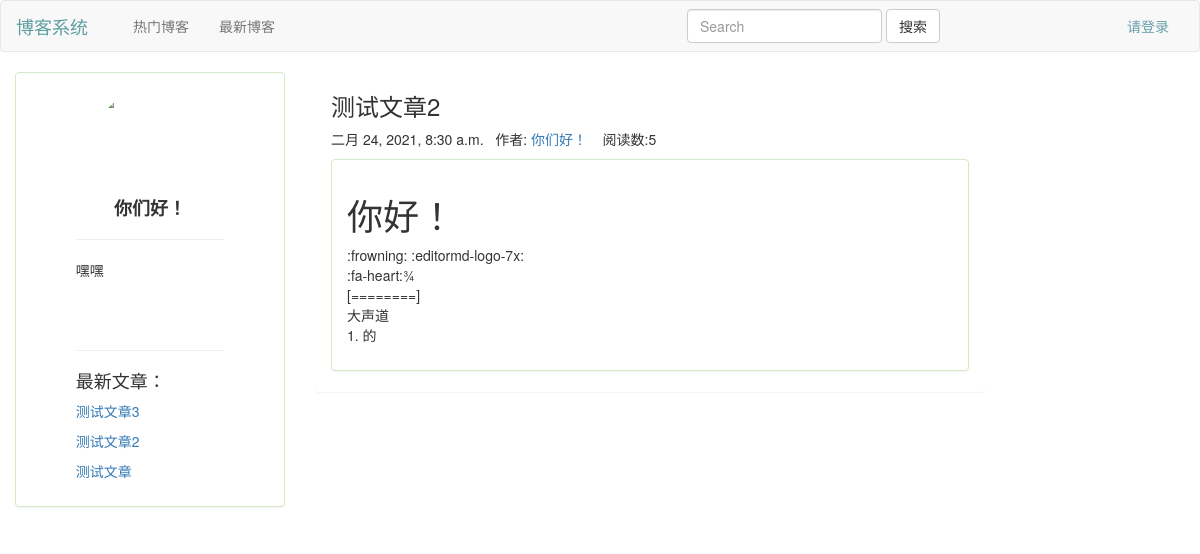
Screenshot of /blog/detail/?blogid=12 with the database file from the repository.
### user/models.py (models this page shows, shortened)
class MyUser(AbstractUser): # 继承AbstractUser类，实际上django的User也是继承他，我们要做的就是用自己的类代替django自己的User
    name = models.CharField(u'昵称', max_length=32, blank=False, null=True)
    publicinfo=models.CharField(u'个性签名', max_length=32,blank=True, null=True,default='博主很懒，没有说什么')
    class Meta:
        verbose_name = u'用户信息'
        verbose_name_plural = u"用户信息"

### blog/models.py (models this page shows, shortened)
class Blog(models.Model):
    bloguser=models.ForeignKey(MyUser,related_name='bloguser',on_delete=models.CASCADE,verbose_name="博主")
    time=models.DateTimeField(verbose_name='发表时间', default = timezone.now)
    title=models.CharField(u'博客标题', max_length=32, blank=False,)
    bloginfo=models.TextField(u'博客说明', blank=True, null=True)
    blogtext = MDTextField(u'内容',config_name='default')
    viewnum=models.IntegerField(verbose_name='浏览量')
    class Meta:
        verbose_name = u'博客信息'
        verbose_name_plural = u"博客信息"

### blog/views.py (the view)
# urls.py: path('detail/',views.detail,name='博客详情'),
def detail(请求):
    message=请求.GET.get('message',0)
    blogid=请求.GET.get('blogid')
    blog=Blog.objects.get(pk=blogid)
    blog.viewnum=blog.viewnum+1
    blog.save()
    blogtext = markdown.markdown(blog.blogtext.replace("\r\n", '  \n'), extensions=[
        'markdown.extensions.extra',
        'markdown.extensions.codehilite',
        'markdown.extensions.toc',
    ])
    newbloglist=Blog.objects.filter(bloguser=blog.bloguser).order_by('-pk')[0:10]#该用户的最新文章
    return render(请求,'detailblog.html',{'message':message,'blog':blog,'blogtext':blogtext,'bloguser':blog.bloguser,'newbloglist':newbloglist,})

### templates/detailblog.html (shortened to what this page needs)
{% load static%}
<!DOCTYPE html>
<html lang="en">
<head>
    <link rel="stylesheet" href="{% static 'bootstrap-3.3.7/css/bootstrap.min.css' %}">
     </head>
<body>
<nav class="navbar navbar-default">
  <div class="container-fluid">
    <div class="navbar-header">
      <a class="navbar-brand" href="#" style="color:cadetblue">博客系统</a>
    </div>
    <div class="collapse navbar-collapse" id="bs-example-navbar-collapse-1">
      <div class="col-md-6">
          <ul class="nav navbar-nav">
        <li id="rm" ><a href="/?t=2">热门博客 <span class="sr-only">(current)</span></a></li>
        <li id="zx"><a href="/?t=1">最新博客</a></li>
      </ul>
      </div>
      <form class="navbar-form navbar-left" action="{% url 'blog:搜索博客' %}">
        <div class="form-group">
          <input type="text" name="key" class="form-control" placeholder="Search">
        </div>
        <button type="submit" class="btn btn-default">搜索</button>
      </form>
      <ul class="nav navbar-nav navbar-right">
        {% if user.is_authenticated %}
            <li><a style="color: #5c8dff" href="#">{{ user.name }}</a></li>
        <li class="dropdown">
          <a href="#" class="dropdown-toggle" data-toggle="dropdown" role="button" aria-haspopup="true" aria-expanded="false">更多功能 <span class="caret"></span></a>
          <ul class="dropdown-menu">
            <li><a href="{% url 'blog:发表博客' %}">发表博客</a></li>
            <li><a href="{% url 'user:用户博客' %}">我的博客</a></li>
              <li><a href="{% url 'user:修改密码' %}">修改密码</a></li>
            <li role="separator" class="divider"></li>
            <li><a href="{% url 'user:登出' %}">登出</a></li>
          </ul>
        </li>
            {% else %}
            <li><a style="color: #669fa9" href="{% url 'user:登录' %}">请登录</a></li>
          {% endif %}
      </ul>
    </div>
  </div>
</nav>
        <div class="container-fluid " >
        <div class="row">
            <div class="hidden-xs col-sm-4 col-md-5 col-lg-3">
                <div class="panel panel-success">
                    <div class="panel-body">
                        <div class="row">
                            <div class="col-sm-6 col-md-2 col-md-offset-3">
                            <div style="width: 100px;height: 100px;border-radius: 50%;overflow: hidden">
                                <a href="{% url 'user:登录' %}?userid={{ bloguser.pk }}&type=yc"><img src = "/media/" style="width: 100%;" ></a>
                            </div></div>
                            <br><br><br><br><br>
                  <div class="col-sm-6 col-md-8 col-md-offset-2">
                      <h4 class="text-center"><b>{{ bloguser.name }}</b><div class="text-right" style="font-size: small"> </div></h4>
                      <HR align=center width=100%  SIZE=>
                    <div class="">
                      <div class="caption">
                          <p>{{ bloguser.publicinfo }}</p><br>
                          <br>
                      </div>
                    </div>
                  </div>
                            <div class="col-sm-6 col-md-8 col-md-offset-2">
                      <HR align=center width=100%  SIZE=>
                                <h4 class="">最新文章：<div class="text-right" style="font-size: small"> </div></h4>
                    <div class="">
                      <div class="caption">
                          {% for newblog in newbloglist %}
                          <p><a  href="{% url 'blog:博客详情' %}?blogid={{ newblog.pk }}">{{ newblog.title }}</a></p>
                          {% endfor %}
                      </div>
                    </div>
                  </div>
                    </div>
                </div>
            </div></div>
            <div class="col-xs-10 col-sm-4 col-md-7 col-lg-7">
                <div class="panel panel-single">
                        <div class="container-fluid">
                                <h3 class="text-left">{{ blog.title }}</h3>
                        <p>{{ blog.time }}&nbsp;&nbsp;&nbsp;作者: <a>{{ bloguser.name }}</a> &nbsp;&nbsp;&nbsp;阅读数:{{ blog.viewnum }} &nbsp;&nbsp;&nbsp;
                            &nbsp;&nbsp    </p>
                            <div class="row">
                                <div class="hidden-xs col-sm-12 col-md-12 col-lg-12">
                                    <div class="panel panel-success">
                                        <div class="panel-body">
                                            <div id="b">{{ blogtext|safe }}</div>
                                        </div>
                                    </div>
                                </div>
                            </div>
                        </div>
                    </div>
                </div>
                    </div>
                </div>
</body>
</html>

### rows the page displays
MyUser: name "你们好！", publicinfo "嘿嘿"
Blog: title "测试文章3"
Blog: title "测试文章2", time "二月 24, 2021, 8:30 a.m.", viewnum "5"
Blog: title "测试文章"

### other values shown
{{ blogtext|safe }} "你好！ :frowning: :editormd-logo-7x: :fa-heart:¾ [========] 大声道 1. 的"
